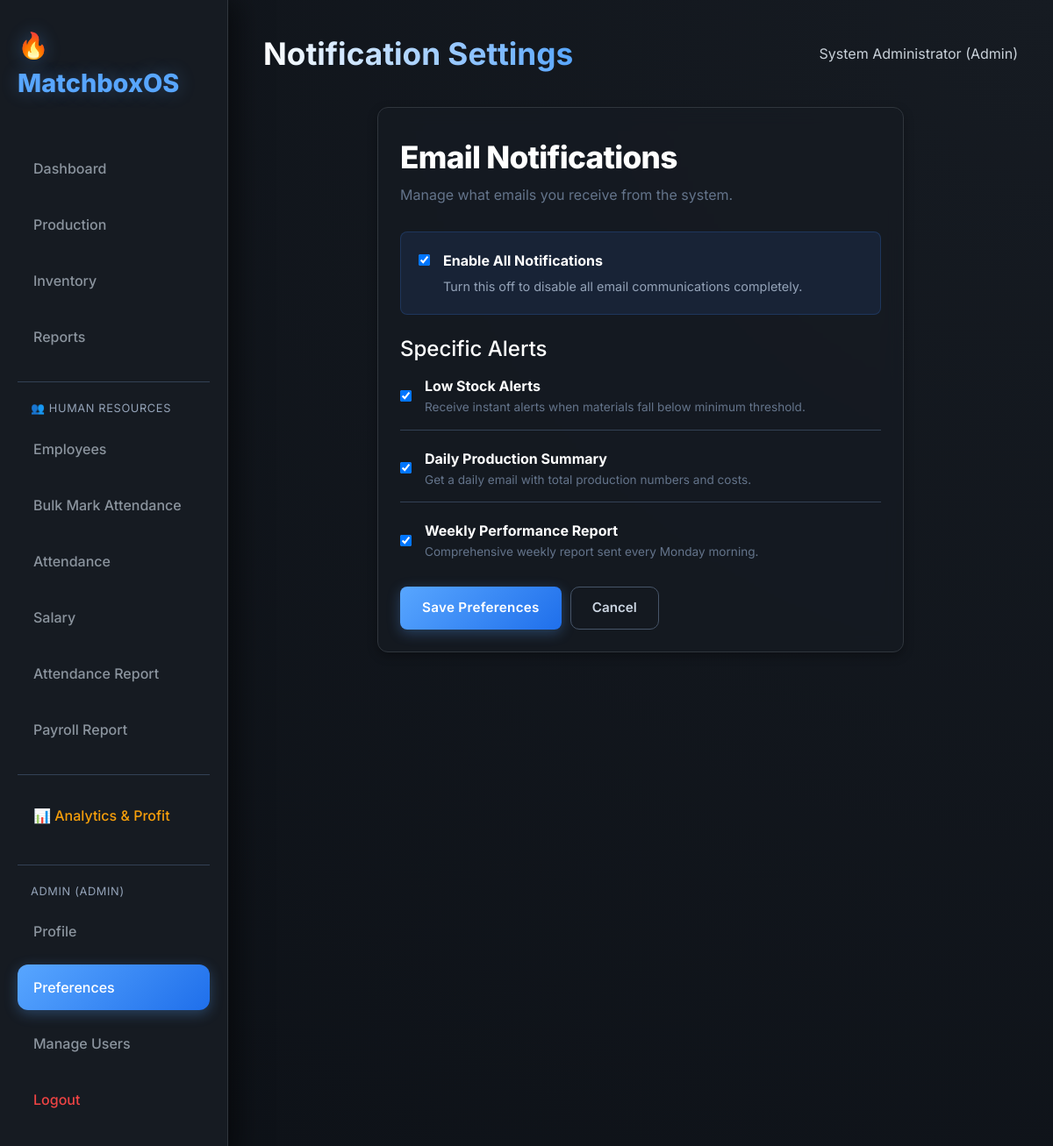
/auth/preferences (signed in), run on the app's committed database.
### Payroll/auth_models.py (models this page shows, shortened)
class User(UserMixin, db.Model):
    __tablename__ = 'user'
    id = db.Column(db.Integer, primary_key=True)
    username = db.Column(db.String(80), unique=True, nullable=False, index=True)
    email = db.Column(db.String(120), unique=True, nullable=False, index=True)
    password_hash = db.Column(db.String(255), nullable=False)
    full_name = db.Column(db.String(100))
    role = db.Column(db.String(20), default='operator')  # admin, operator, viewer
    is_active = db.Column(db.Boolean, default=True)
    created_at = db.Column(db.DateTime, default=datetime.datetime.utcnow)
    last_login = db.Column(db.DateTime)
    def has_permission(self, permission):
        permissions = {
            'admin': ['view', 'create', 'edit', 'delete', 'manage_users', 'reports', 'analytics'],
            'manager': ['view', 'create', 'edit', 'reports'],
            'supervisor': ['view', 'create'],
            'operator': ['view', 'create', 'edit'],
            'viewer': ['view']
        }
        return permission in permissions.get(self.role, [])

class NotificationPreference(db.Model):
    __tablename__ = 'notification_preference'
    id = db.Column(db.Integer, primary_key=True)
    user_id = db.Column(db.Integer, db.ForeignKey('user.id'), nullable=False)
    email_notifications = db.Column(db.Boolean, default=True)
    low_stock_alerts = db.Column(db.Boolean, default=True)
    daily_summary = db.Column(db.Boolean, default=False)
    weekly_report = db.Column(db.Boolean, default=True)
    user = db.relationship('User', backref=db.backref('notification_preferences', lazy=True))

### Payroll/auth_routes.py (the view, shortened to what this page needs)
@auth_bp.route('/preferences', methods=['GET', 'POST'])
@login_required
def preferences():
    prefs = NotificationPreference.query.filter_by(user_id=current_user.id).first()
    if not prefs:
        prefs = NotificationPreference(user_id=current_user.id)
        db.session.add(prefs)
        db.session.commit()
    return render_template('auth/preferences.html', prefs=prefs)

### Payroll/app.py (called while the page is built)
@login_manager.user_loader
def load_user(user_id):
    return User.query.get(int(user_id))

### Payroll/templates/auth/preferences.html (shortened to what this page needs)
{% extends "base.html" %}
{% block header %}Notification Settings{% endblock %}
{% block content %}
<div class="card" style="max-width: 600px; margin: 0 auto;">
    <h3 style="margin-bottom: 20px; color: #cbd5e1;">Email Notifications</h3>
    <p style="color: #64748b; margin-bottom: 30px;">Manage what emails you receive from the system.</p>
    <form method="POST" action="{{ url_for('auth.preferences') }}">
        <div
            style="background: rgba(59, 130, 246, 0.1); padding: 20px; border-radius: 8px; border: 1px solid rgba(59, 130, 246, 0.2); margin-bottom: 25px;">
            <label style="display: flex; align-items: start; gap: 15px; cursor: pointer;">
                <input type="checkbox" name="email_notifications" id="email_notifications" {% if
                    prefs.email_notifications %}checked{% endif %} style="margin-top: 5px;">
                <div>
                    <strong style="display: block; color: white; margin-bottom: 5px;">Enable All Notifications</strong>
                    <span style="color: #94a3b8; font-size: 0.9rem;">Turn this off to disable all email communications
                        completely.</span>
                </div>
            </label>
        </div>
        <div id="specific-settings"
            style="opacity: {% if prefs.email_notifications %}1{% else %}0.5{% endif %}; pointer-events: {% if prefs.email_notifications %}auto{% else %}none{% endif %};">
            <h4 style="margin: 20px 0 15px; color: #cbd5e1;">Specific Alerts</h4>
            <div style="margin-bottom: 20px; padding-bottom: 15px; border-bottom: 1px solid #334155;">
                <label style="display: flex; align-items: center; gap: 15px; cursor: pointer;">
                    <input type="checkbox" name="low_stock_alerts" {% if prefs.low_stock_alerts %}checked{% endif %}>
                    <div>
                        <strong style="color: #e2e8f0;">Low Stock Alerts</strong>
                        <div style="color: #64748b; font-size: 0.85rem; margin-top: 2px;">Receive instant alerts when
                            materials fall below minimum threshold.</div>
                    </div>
                </label>
            </div>
            <div style="margin-bottom: 20px; padding-bottom: 15px; border-bottom: 1px solid #334155;">
                <label style="display: flex; align-items: center; gap: 15px; cursor: pointer;">
                    <input type="checkbox" name="daily_summary" {% if prefs.daily_summary %}checked{% endif %}>
                    <div>
                        <strong style="color: #e2e8f0;">Daily Production Summary</strong>
                        <div style="color: #64748b; font-size: 0.85rem; margin-top: 2px;">Get a daily email with total
                            production numbers and costs.</div>
                    </div>
                </label>
            </div>
            <div style="margin-bottom: 20px;">
                <label style="display: flex; align-items: center; gap: 15px; cursor: pointer;">
                    <input type="checkbox" name="weekly_report" {% if prefs.weekly_report %}checked{% endif %}>
                    <div>
                        <strong style="color: #e2e8f0;">Weekly Performance Report</strong>
                        <div style="color: #64748b; font-size: 0.85rem; margin-top: 2px;">Comprehensive weekly report
                            sent every Monday morning.</div>
                    </div>
                </label>
            </div>
        </div>
        <div style="margin-top: 30px; display: flex; gap: 10px;">
            <button type="submit" class="btn btn-primary" style="padding: 10px 25px;">Save Preferences</button>
            <a href="{{ url_for('main.dashboard') }}" class="btn"
                style="background: transparent; border: 1px solid #475569; color: #cbd5e1;">Cancel</a>
        </div>
    </form>
</div>
{% endblock %}

### Payroll/templates/base.html (shortened to what this page needs)
<!DOCTYPE html>
<html lang="en">
<head>
    <link href="https://cdn.jsdelivr.net/npm/bootstrap@5.3.0/dist/css/bootstrap.min.css" rel="stylesheet">
    <link rel="stylesheet" href="https://cdnjs.cloudflare.com/ajax/libs/font-awesome/6.4.0/css/all.min.css">
    <link rel="stylesheet" href="{{ url_for('static', filename='css/style.css') }}?v=999999">
</head>
<body>
    <div class="sidebar">
        <div class="logo">🔥 MatchboxOS</div>
        <nav>
            <a href="{{ url_for('main.dashboard') }}"
                class="nav-link {% if request.endpoint == 'main.dashboard' %}active{% endif %}">Dashboard</a>
            <a href="{{ url_for('main.production') }}"
                class="nav-link {% if request.endpoint == 'main.production' %}active{% endif %}">Production</a>
            <a href="{{ url_for('main.inventory') }}"
                class="nav-link {% if request.endpoint == 'main.inventory' %}active{% endif %}">Inventory</a>
            {% if current_user.role != 'supervisor' %}
            <a href="{{ url_for('main.reports') }}"
                class="nav-link {% if request.endpoint == 'main.reports' %}active{% endif %}">Reports</a>
            {% endif %}
            <div style="margin-top: 25px; border-top: 1px solid #334155; padding-top: 20px;">
                <div
                    style="color: #94a3b8; font-size: 0.8rem; padding: 0 15px 10px; text-transform: uppercase; letter-spacing: 0.05em;">
                    👥 Human Resources
                </div>
                <a href="{{ url_for('employee.list_employees') }}"
                    class="nav-link {% if request.endpoint == 'employee.list_employees' %}active{% endif %}">Employees</a>
                <a href="{{ url_for('employee.bulk_attendance') }}"
                    class="nav-link {% if request.endpoint == 'employee.bulk_attendance' %}active{% endif %}">Bulk Mark
                    Attendance</a>
                <a href="{{ url_for('employee.attendance_list') }}"
                    class="nav-link {% if request.endpoint == 'employee.attendance_list' %}active{% endif %}">Attendance</a>
                {% if current_user.role != 'supervisor' %}
                <a href="{{ url_for('employee.salary_list') }}"
                    class="nav-link {% if request.endpoint == 'employee.salary_list' %}active{% endif %}">Salary</a>
                {% endif %}
                <a href="{{ url_for('employee.attendance_report') }}"
                    class="nav-link {% if request.endpoint == 'employee.attendance_report' %}active{% endif %}">Attendance
                    Report</a>
                {% if current_user.role != 'supervisor' %}
                <a href="{{ url_for('employee.payroll_report') }}"
                    class="nav-link {% if request.endpoint == 'employee.payroll_report' %}active{% endif %}">Payroll
                    Report</a>
                {% endif %}
            </div>
            {% if current_user.is_authenticated and current_user.role == 'admin' %}
            <div style="margin-top: 25px; border-top: 1px solid #334155; padding-top: 20px;">
                <a href="{{ url_for('main.analytics') }}"
                    class="nav-link {% if request.endpoint == 'main.analytics' %}active{% endif %}"
                    style="color: #f59e0b;">📊 Analytics & Profit</a>
            </div>
            {% endif %}
            <div style="margin-top: 30px; border-top: 1px solid #334155; padding-top: 20px;">
                {% if current_user.is_authenticated %}
                <div
                    style="color: #94a3b8; font-size: 0.8rem; padding: 0 15px 10px; text-transform: uppercase; letter-spacing: 0.05em;">
                    {{ current_user.username }} ({{ current_user.role }})
                </div>
                <a href="{{ url_for('auth.profile') }}"
                    class="nav-link {% if request.endpoint == 'auth.profile' %}active{% endif %}">Profile</a>
                <a href="{{ url_for('auth.preferences') }}"
                    class="nav-link {% if request.endpoint == 'auth.preferences' %}active{% endif %}">Preferences</a>
                {% if current_user.has_permission('manage_users') %}
                <a href="{{ url_for('auth.users') }}"
                    class="nav-link {% if request.endpoint == 'auth.users' %}active{% endif %}">Manage Users</a>
                {% endif %}
                <a href="{{ url_for('auth.logout') }}" class="nav-link" style="color: #ef4444;">Logout</a>
                {% else %}
                <a href="{{ url_for('auth.login') }}"
                    class="nav-link {% if request.endpoint == 'auth.login' %}active{% endif %}">Login</a>
                {% endif %}
            </div>
        </nav>
    </div>
    <div class="main-content">
        <header>
            <h1>{% block header %}Dashboard{% endblock %}</h1>
            <div class="user-profile">
                {% if current_user.is_authenticated %}
                {{ current_user.full_name or current_user.username }} ({{ current_user.role|capitalize }})
                {% else %}
                Guest
                {% endif %}
            </div>
        </header>
        {% block content %}{% endblock %}
    </div>
</body>
</html>

### Payroll/static/css/style.css (style rules this page uses)
:root { --bg-color: #0d1117; --card-bg: rgba(22, 27, 34, 0.8); --text-color: #c9d1d9; --accent-color: #58a6ff; --accent-hover: #1f6feb; --danger-color: #f85149; --success-color: #3fb950; --border-color: #30363d; --glass-bg: rgba(22, 27, 34, 0.5); --sidebar-bg: #161b22; }
body { font-family: 'Inter', system-ui, -apple-system, sans-serif; background: radial-gradient(circle at top right, #161b22, #0d1117); color: var(--text-color); margin: 0; padding: 0; display: flex; min-height: 100vh; }
.sidebar { width: 260px; background-color: var(--sidebar-bg); padding: 30px 20px; border-right: 1px solid var(--border-color); display: flex; flex-direction: column; box-shadow: 10px 0 30px rgba(0, 0, 0, 0.5); z-index: 10; }
.logo { font-size: 1.8rem; font-weight: 800; color: var(--accent-color); margin-bottom: 50px; display: flex; align-items: center; gap: 12px; text-shadow: 0 0 20px rgba(88, 166, 255, 0.3); }
.nav-link { display: flex; align-items: center; padding: 14px 18px; margin-bottom: 12px; color: #8b949e; text-decoration: none; border-radius: 12px; transition: all 0.3s cubic-bezier(0.4, 0, 0.2, 1); font-weight: 500; }
.nav-link.active { background: linear-gradient(135deg, var(--accent-color) 0%, var(--accent-hover) 100%) !important; color: white !important; border: none; box-shadow: 0 4px 15px rgba(88, 166, 255, 0.3); }
.main-content { flex: 1; padding: 40px; overflow-y: auto; background: transparent; }
header { margin-bottom: 40px; display: flex; justify-content: space-between; align-items: center; }
h1 { font-size: 2.2rem; font-weight: 700; margin: 0; background: linear-gradient(to right, #fff, #58a6ff); -webkit-background-clip: text; background-clip: text; -webkit-text-fill-color: transparent; }
.card { background: var(--card-bg); backdrop-filter: blur(10px); padding: 25px; border-radius: 16px; border: 1px solid var(--border-color); transition: all 0.3s ease; box-shadow: 0 4px 6px -1px rgba(0, 0, 0, 0.1), 0 2px 4px -1px rgba(0, 0, 0, 0.06); }
.card h1, .card h2, .card h3, .card h4, .card h5 { color: white !important; margin-top: 0; }
.card .value, .card h3 { font-size: 2.2rem !important; font-weight: 800 !important; margin: 10px 0 !important; letter-spacing: -0.02em !important; color: white !important; }
.card strong { color: white !important; }
.btn { padding: 12px 24px; border-radius: 10px; border: none; cursor: pointer; font-weight: 600; transition: all 0.2s; text-decoration: none; display: inline-flex; align-items: center; justify-content: center; font-size: 0.95rem; }
.btn-primary { background: linear-gradient(135deg, var(--accent-color), var(--accent-hover)); color: white; box-shadow: 0 4px 15px rgba(88, 166, 255, 0.3); }
input, select { transition: all 0.2s; }
.btn-primary { background: linear-gradient(135deg, var(--accent-color) 0%, var(--accent-hover) 100%); border: none; border-radius: 8px; font-weight: 600; letter-spacing: 0.3px; transition: all 0.3s ease; padding: 10px 20px; color: white; }
.card { border: 1px solid var(--border-color); border-radius: 12px; box-shadow: 0 4px 12px rgba(0, 0, 0, 0.3); background: var(--card-bg); transition: all 0.3s ease; }

### data on the page
User: username "ADMIN", role "ADMIN", full_name "System Administrator", role "Admin"
NotificationPreference: email_notifications "☑", low_stock_alerts "☑", daily_summary "☑", weekly_report "☑"
